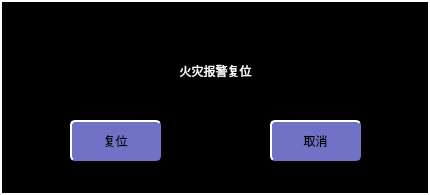
<?xml version="1.0" encoding="UTF-8"?>
<ui version="4.0">
 <class>FireAlarmReset</class>
 <widget class="QWidget" name="FireAlarmReset">
  <property name="geometry">
   <rect>
    <x>0</x>
    <y>0</y>
    <width>430</width>
    <height>195</height>
   </rect>
  </property>
  <property name="windowTitle">
   <string>Form</string>
  </property>
  <property name="styleSheet">
   <string notr="true">QWidget
{
	background-color: black;
}

QLabel
{
	color: red;
	border: 0px groove, gray;
    background-color: transparent;
	font: 22px, &quot;微软雅黑&quot;;
}

QPushButton
{
	font: 18px, &quot;微软雅黑&quot;;
    color: black;
	background-color: rgb(113, 113, 198);
	border:1px solid white;
	border-radius: 5px;
}</string>
  </property>
  <widget class="QPushButton" name="btnReset">
   <property name="geometry">
    <rect>
     <x>70</x>
     <y>120</y>
     <width>91</width>
     <height>41</height>
    </rect>
   </property>
   <property name="styleSheet">
    <string notr="true">QPushButton
{
	font: 18px, &quot;微软雅黑&quot;;
    color: black;
	background-color: rgb(113, 113, 198);
	border:2px solid white; 
    border-right-color: rgb(113, 113, 198); 
    border-bottom-color: rgb(113, 113, 198);
}

QPushButton:disabled
{
	font: 18px, &quot;微软雅黑&quot;;
    color: white;
	background-color: rgb(113, 113, 198);
	border:2px solid white; 
    border-right-color: rgb(113, 113, 198); 
    border-bottom-color: rgb(113, 113, 198);
}

QPushButton:pressed
{
	font: 18px, &quot;微软雅黑&quot;;
    color: white;
	background-color: rgb(0, 0, 255); 
	border:2px solid white; 
	border-left-color: qlineargradient(x1: 0, y1: 0, x2: 1, y2: 0, 
                        stop: 0 gray, stop: 1 black); 			border-top-color: qlineargradient(x1: 0, y1: 0, x2: 0, 										y2: 1, stop: 0 gray, stop: 1 black);
  border-right-color: white; border-bottom-color: white;
}</string>
   </property>
   <property name="text">
    <string>复位</string>
   </property>
  </widget>
  <widget class="QPushButton" name="btnCancel">
   <property name="geometry">
    <rect>
     <x>270</x>
     <y>120</y>
     <width>91</width>
     <height>41</height>
    </rect>
   </property>
   <property name="styleSheet">
    <string notr="true">QPushButton
{
	font: 18px, &quot;微软雅黑&quot;;
    color: black;
	background-color: rgb(113, 113, 198);
	border:2px solid white; 
    border-right-color: rgb(113, 113, 198); 
    border-bottom-color: rgb(113, 113, 198);
}

QPushButton:disabled
{
	font: 18px, &quot;微软雅黑&quot;;
    color: white;
	background-color: rgb(113, 113, 198);
	border:2px solid white; 
    border-right-color: rgb(113, 113, 198); 
    border-bottom-color: rgb(113, 113, 198);
}

QPushButton:pressed
{
	font: 18px, &quot;微软雅黑&quot;;
    color: white;
	background-color: rgb(0, 0, 255); 
	border:2px solid white; 
	border-left-color: qlineargradient(x1: 0, y1: 0, x2: 1, y2: 0, 
                        stop: 0 gray, stop: 1 black); 			border-top-color: qlineargradient(x1: 0, y1: 0, x2: 0, 										y2: 1, stop: 0 gray, stop: 1 black);
  border-right-color: white; border-bottom-color: white;
}</string>
   </property>
   <property name="text">
    <string>取消</string>
   </property>
  </widget>
  <widget class="QLabel" name="label">
   <property name="geometry">
    <rect>
     <x>70</x>
     <y>50</y>
     <width>291</width>
     <height>41</height>
    </rect>
   </property>
   <property name="styleSheet">
    <string notr="true">color: white;</string>
   </property>
   <property name="text">
    <string>火灾报警复位</string>
   </property>
   <property name="alignment">
    <set>Qt::AlignCenter</set>
   </property>
  </widget>
  <widget class="QLabel" name="label_2">
   <property name="geometry">
    <rect>
     <x>0</x>
     <y>0</y>
     <width>430</width>
     <height>195</height>
    </rect>
   </property>
   <property name="styleSheet">
    <string notr="true">font: 75 18px &quot;微软雅黑&quot;;
color: white;
background-color: black;
border:2px solid white;</string>
   </property>
   <property name="text">
    <string/>
   </property>
  </widget>
  <zorder>label_2</zorder>
  <zorder>btnReset</zorder>
  <zorder>btnCancel</zorder>
  <zorder>label</zorder>
 </widget>
 <resources/>
 <connections/>
</ui>
